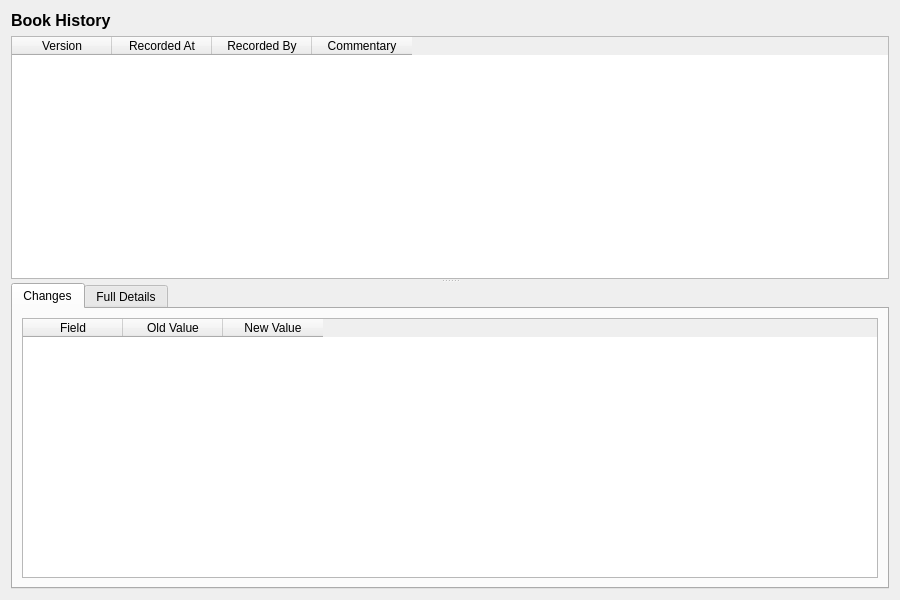
<?xml version="1.0" encoding="UTF-8"?>
<ui version="4.0">
 <class>BookHistoryDialog</class>
 <widget class="QWidget" name="BookHistoryDialog">
  <property name="geometry">
   <rect>
    <x>0</x>
    <y>0</y>
    <width>900</width>
    <height>600</height>
   </rect>
  </property>
  <property name="windowTitle">
   <string>Book History</string>
  </property>
  <layout class="QVBoxLayout" name="verticalLayout">
   <item>
    <widget class="QLabel" name="titleLabel">
     <property name="font">
      <font>
       <pointsize>12</pointsize>
       <bold>true</bold>
      </font>
     </property>
     <property name="text">
      <string>Book History</string>
     </property>
    </widget>
   </item>
   <item>
    <widget class="QSplitter" name="splitter">
     <property name="orientation">
      <enum>Qt::Vertical</enum>
     </property>
     <widget class="QTableWidget" name="versionListWidget">
      <property name="minimumHeight">
       <number>150</number>
      </property>
      <property name="maximumHeight">
       <number>250</number>
      </property>
      <property name="alternatingRowColors">
       <bool>true</bool>
      </property>
      <property name="editTriggers">
       <set>QAbstractItemView::NoEditTriggers</set>
      </property>
      <property name="selectionMode">
       <enum>QAbstractItemView::SingleSelection</enum>
      </property>
      <property name="selectionBehavior">
       <enum>QAbstractItemView::SelectRows</enum>
      </property>
      <column>
       <property name="text">
        <string>Version</string>
       </property>
      </column>
      <column>
       <property name="text">
        <string>Recorded At</string>
       </property>
      </column>
      <column>
       <property name="text">
        <string>Recorded By</string>
       </property>
      </column>
      <column>
       <property name="text">
        <string>Commentary</string>
       </property>
      </column>
     </widget>
     <widget class="QWidget" name="detailWidget">
      <layout class="QVBoxLayout" name="detailLayout">
       <property name="leftMargin">
        <number>0</number>
       </property>
       <property name="topMargin">
        <number>0</number>
       </property>
       <property name="rightMargin">
        <number>0</number>
       </property>
       <property name="bottomMargin">
        <number>0</number>
       </property>
       <item>
        <widget class="QTabWidget" name="tabWidget">
         <property name="currentIndex">
          <number>0</number>
         </property>
         <widget class="QWidget" name="changesTab">
          <attribute name="title">
           <string>Changes</string>
          </attribute>
          <layout class="QVBoxLayout" name="changesTabLayout">
           <item>
            <widget class="QTableWidget" name="changesTableWidget">
             <property name="editTriggers">
              <set>QAbstractItemView::NoEditTriggers</set>
             </property>
             <property name="alternatingRowColors">
              <bool>true</bool>
             </property>
             <property name="selectionMode">
              <enum>QAbstractItemView::SingleSelection</enum>
             </property>
             <property name="selectionBehavior">
              <enum>QAbstractItemView::SelectRows</enum>
             </property>
             <column>
              <property name="text">
               <string>Field</string>
              </property>
             </column>
             <column>
              <property name="text">
               <string>Old Value</string>
              </property>
             </column>
             <column>
              <property name="text">
               <string>New Value</string>
              </property>
             </column>
            </widget>
           </item>
          </layout>
         </widget>
         <widget class="QWidget" name="fullDetailsTab">
          <attribute name="title">
           <string>Full Details</string>
          </attribute>
          <layout class="QVBoxLayout" name="fullDetailsTabLayout">
           <item>
            <widget class="QScrollArea" name="scrollArea">
             <property name="widgetResizable">
              <bool>true</bool>
             </property>
             <widget class="QWidget" name="scrollAreaWidgetContents">
              <property name="geometry">
               <rect>
                <x>0</x>
                <y>0</y>
                <width>560</width>
                <height>450</height>
               </rect>
              </property>
              <layout class="QFormLayout" name="formLayout">
               <item row="0" column="0">
                <widget class="QLabel" name="nameValueLabel">
                 <property name="text">
                  <string>Name:</string>
                 </property>
                </widget>
               </item>
               <item row="0" column="1">
                <widget class="QLabel" name="nameValue">
                 <property name="text">
                  <string/>
                 </property>
                </widget>
               </item>
               <item row="1" column="0">
                <widget class="QLabel" name="ledgerCcyValueLabel">
                 <property name="text">
                  <string>Ledger Currency:</string>
                 </property>
                </widget>
               </item>
               <item row="1" column="1">
                <widget class="QLabel" name="ledgerCcyValue">
                 <property name="text">
                  <string/>
                 </property>
                </widget>
               </item>
               <item row="2" column="0">
                <widget class="QLabel" name="glAccountRefValueLabel">
                 <property name="text">
                  <string>GL Account Ref:</string>
                 </property>
                </widget>
               </item>
               <item row="2" column="1">
                <widget class="QLabel" name="glAccountRefValue">
                 <property name="text">
                  <string/>
                 </property>
                </widget>
               </item>
               <item row="3" column="0">
                <widget class="QLabel" name="costCenterValueLabel">
                 <property name="text">
                  <string>Cost Centre:</string>
                 </property>
                </widget>
               </item>
               <item row="3" column="1">
                <widget class="QLabel" name="costCenterValue">
                 <property name="text">
                  <string/>
                 </property>
                </widget>
               </item>
               <item row="4" column="0">
                <widget class="QLabel" name="bookStatusValueLabel">
                 <property name="text">
                  <string>Status:</string>
                 </property>
                </widget>
               </item>
               <item row="4" column="1">
                <widget class="QLabel" name="bookStatusValue">
                 <property name="text">
                  <string/>
                 </property>
                </widget>
               </item>
               <item row="5" column="0">
                <widget class="QLabel" name="versionNumberLabel">
                 <property name="text">
                  <string>Version:</string>
                 </property>
                </widget>
               </item>
               <item row="5" column="1">
                <widget class="QLabel" name="versionNumberValue">
                 <property name="text">
                  <string/>
                 </property>
                </widget>
               </item>
               <item row="6" column="0">
                <widget class="QLabel" name="recordedByLabel">
                 <property name="text">
                  <string>Recorded By:</string>
                 </property>
                </widget>
               </item>
               <item row="6" column="1">
                <widget class="QLabel" name="recordedByValue">
                 <property name="text">
                  <string/>
                 </property>
                </widget>
               </item>
               <item row="7" column="0">
                <widget class="QLabel" name="recordedAtLabel">
                 <property name="text">
                  <string>Recorded At:</string>
                 </property>
                </widget>
               </item>
               <item row="7" column="1">
                <widget class="QLabel" name="recordedAtValue">
                 <property name="text">
                  <string/>
                 </property>
                </widget>
               </item>
               <item row="8" column="0">
                <widget class="QLabel" name="changeCommentaryLabel">
                 <property name="text">
                  <string>Change Commentary:</string>
                 </property>
                </widget>
               </item>
               <item row="8" column="1">
                <widget class="QLabel" name="changeCommentaryValue">
                 <property name="text">
                  <string/>
                 </property>
                 <property name="wordWrap">
                  <bool>true</bool>
                 </property>
                </widget>
               </item>
              </layout>
             </widget>
            </widget>
           </item>
          </layout>
         </widget>
        </widget>
       </item>
      </layout>
     </widget>
    </widget>
   </item>
  </layout>
 </widget>
 <resources/>
 <connections/>
</ui>
